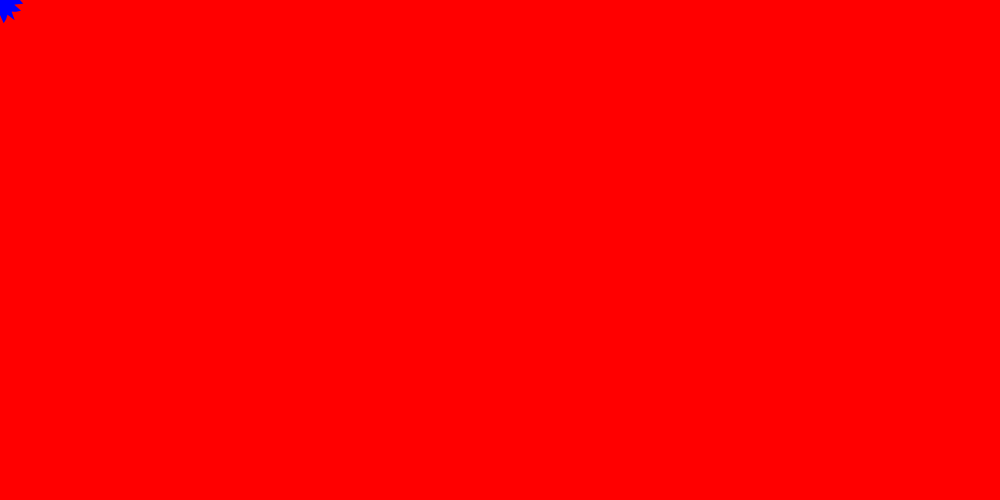
Frame 1 (no input)
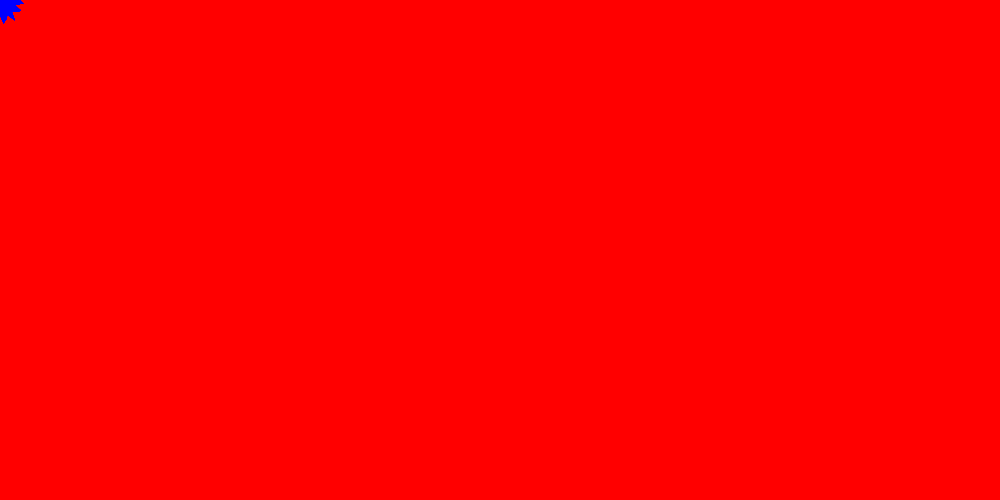
Frame 60 (the mouse pressed at the canvas centre just before this capture)
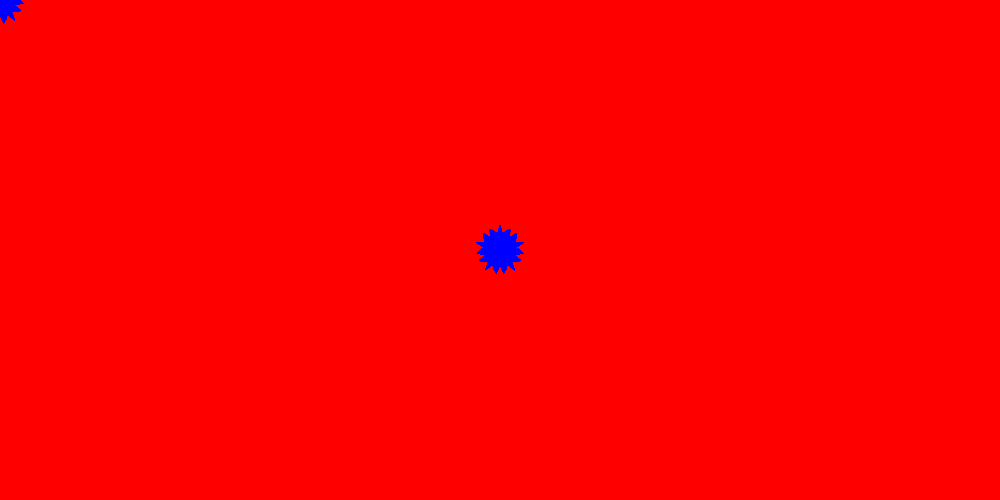
Frame 120 (the mouse held since frame 60 and released just before this capture)

The Processing sketch that drew these frames (run headless with seeded random() and noise(); from frame 60 on, the mouse is pressed at the canvas centre):

// Processing sketch: processing_133278
// ── processing_133278.pde




void setup() {
  size(1000, 500);
  background(255, 0, 0);
  smooth();
  stroke(255, 255, 255);
}

void draw() {

  int resolution = 40;
  float radius = 5;
  float circleX = mouseX;
  float circleY = mouseY;


  radius = 20;
  fill(0, 0, 255);
  noStroke();

  beginShape();
  for (int i=0; i<resolution; i=i+1 ) {

    float waveAngle = map( i, 0, resolution, 0, TWO_PI*15 );
    float waveOffset = sin(waveAngle) * 5;

    float angle = map( i, 0, resolution, 0, TWO_PI );
    float circleOffX = cos(angle) * (radius + waveOffset);
    float circleOffY = sin(angle) * (radius + waveOffset);

    float x = circleX + circleOffX;
    float y = circleY + circleOffY;

    vertex( x, y );
  }

  endShape(CLOSE);
}
